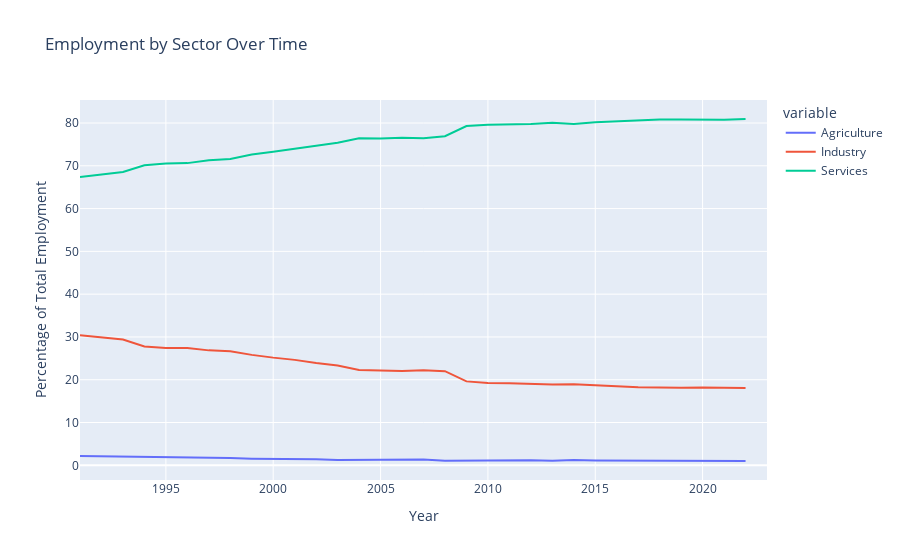

Notebook cell for this chart:
### Code cell
fig1 = px.line(sector_data, x=sector_data.index, y=sector_data.columns,
               title='Employment by Sector Over Time')
fig1.update_layout(yaxis_title='Percentage of Total Employment', xaxis_title='Year')
